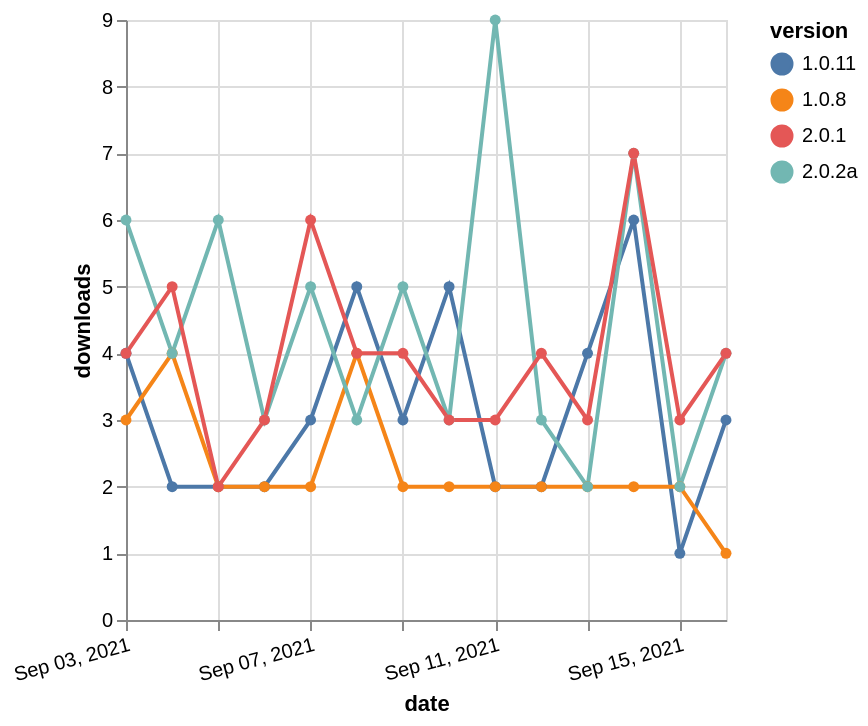

Specify this chart in Vega-Lite:
### Vega-Lite specification from a JSON file in a GitHub repository (floating-point values rounded to 4 significant figures)
{"$schema": "https://vega.github.io/schema/vega-lite/v5.json", "description": "A simple bar chart with embedded data.", "data": {"values": [{"date": "2021-09-03", "total": 4176, "delta": 4, "version": "1.0.11"}, {"date": "2021-09-04", "total": 4178, "delta": 2, "version": "1.0.11"}, {"date": "2021-09-05", "total": 4180, "delta": 2, "version": "1.0.11"}, {"date": "2021-09-06", "total": 4182, "delta": 2, "version": "1.0.11"}, {"date": "2021-09-07", "total": 4185, "delta": 3, "version": "1.0.11"}, {"date": "2021-09-08", "total": 4190, "delta": 5, "version": "1.0.11"}, {"date": "2021-09-09", "total": 4193, "delta": 3, "version": "1.0.11"}, {"date": "2021-09-10", "total": 4198, "delta": 5, "version": "1.0.11"}, {"date": "2021-09-11", "total": 4200, "delta": 2, "version": "1.0.11"}, {"date": "2021-09-12", "total": 4202, "delta": 2, "version": "1.0.11"}, {"date": "2021-09-13", "total": 4206, "delta": 4, "version": "1.0.11"}, {"date": "2021-09-14", "total": 4212, "delta": 6, "version": "1.0.11"}, {"date": "2021-09-15", "total": 4213, "delta": 1, "version": "1.0.11"}, {"date": "2021-09-16", "total": 4216, "delta": 3, "version": "1.0.11"}, {"date": "2021-09-03", "total": 3072, "delta": 3, "version": "1.0.8"}, {"date": "2021-09-04", "total": 3076, "delta": 4, "version": "1.0.8"}, {"date": "2021-09-05", "total": 3078, "delta": 2, "version": "1.0.8"}, {"date": "2021-09-06", "total": 3080, "delta": 2, "version": "1.0.8"}, {"date": "2021-09-07", "total": 3082, "delta": 2, "version": "1.0.8"}, {"date": "2021-09-08", "total": 3086, "delta": 4, "version": "1.0.8"}, {"date": "2021-09-09", "total": 3088, "delta": 2, "version": "1.0.8"}, {"date": "2021-09-10", "total": 3090, "delta": 2, "version": "1.0.8"}, {"date": "2021-09-11", "total": 3092, "delta": 2, "version": "1.0.8"}, {"date": "2021-09-12", "total": 3094, "delta": 2, "version": "1.0.8"}, {"date": "2021-09-13", "total": 3096, "delta": 2, "version": "1.0.8"}, {"date": "2021-09-14", "total": 3098, "delta": 2, "version": "1.0.8"}, {"date": "2021-09-15", "total": 3100, "delta": 2, "version": "1.0.8"}, {"date": "2021-09-16", "total": 3101, "delta": 1, "version": "1.0.8"}, {"date": "2021-09-03", "total": 50, "delta": 6, "version": "2.0.2a"}, {"date": "2021-09-04", "total": 54, "delta": 4, "version": "2.0.2a"}, {"date": "2021-09-05", "total": 60, "delta": 6, "version": "2.0.2a"}, {"date": "2021-09-06", "total": 63, "delta": 3, "version": "2.0.2a"}, {"date": "2021-09-07", "total": 68, "delta": 5, "version": "2.0.2a"}, {"date": "2021-09-08", "total": 71, "delta": 3, "version": "2.0.2a"}, {"date": "2021-09-09", "total": 76, "delta": 5, "version": "2.0.2a"}, {"date": "2021-09-10", "total": 79, "delta": 3, "version": "2.0.2a"}, {"date": "2021-09-11", "total": 88, "delta": 9, "version": "2.0.2a"}, {"date": "2021-09-12", "total": 91, "delta": 3, "version": "2.0.2a"}, {"date": "2021-09-13", "total": 93, "delta": 2, "version": "2.0.2a"}, {"date": "2021-09-14", "total": 100, "delta": 7, "version": "2.0.2a"}, {"date": "2021-09-15", "total": 102, "delta": 2, "version": "2.0.2a"}, {"date": "2021-09-16", "total": 106, "delta": 4, "version": "2.0.2a"}, {"date": "2021-09-03", "total": 2285, "delta": 4, "version": "2.0.1"}, {"date": "2021-09-04", "total": 2290, "delta": 5, "version": "2.0.1"}, {"date": "2021-09-05", "total": 2292, "delta": 2, "version": "2.0.1"}, {"date": "2021-09-06", "total": 2295, "delta": 3, "version": "2.0.1"}, {"date": "2021-09-07", "total": 2301, "delta": 6, "version": "2.0.1"}, {"date": "2021-09-08", "total": 2305, "delta": 4, "version": "2.0.1"}, {"date": "2021-09-09", "total": 2309, "delta": 4, "version": "2.0.1"}, {"date": "2021-09-10", "total": 2312, "delta": 3, "version": "2.0.1"}, {"date": "2021-09-11", "total": 2315, "delta": 3, "version": "2.0.1"}, {"date": "2021-09-12", "total": 2319, "delta": 4, "version": "2.0.1"}, {"date": "2021-09-13", "total": 2322, "delta": 3, "version": "2.0.1"}, {"date": "2021-09-14", "total": 2329, "delta": 7, "version": "2.0.1"}, {"date": "2021-09-15", "total": 2332, "delta": 3, "version": "2.0.1"}, {"date": "2021-09-16", "total": 2336, "delta": 4, "version": "2.0.1"}]}, "width": "container", "mark": {"type": "line", "point": {"filled": true}}, "encoding": {"x": {"field": "date", "type": "temporal", "timeUnit": "yearmonthdate", "title": "date", "axis": {"labelAngle": -15}}, "y": {"field": "delta", "type": "quantitative", "title": "downloads"}, "color": {"field": "version", "type": "nominal"}, "tooltip": {"field": "delta"}}}
